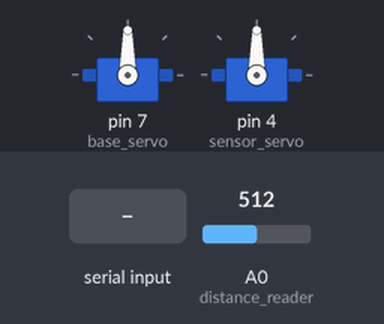
A sketch run on a simulated Arduino Uno, built with avr-gcc and run on an emulated ATmega328P. Shown: 2 × servo. The test bench sets the inputs (shaded band); at power-on: A0 (distance_reader) = 512. What the sketch prints to the serial monitor is not drawn.

Above: at 1.2 s.
1.3 s: "a90\n" received over Serial
At 2.4 s:
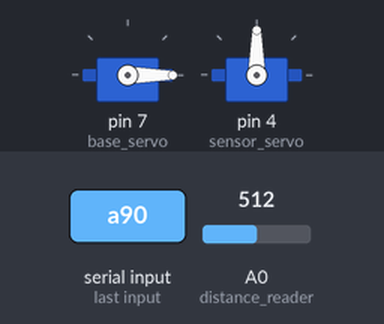
2.8 s: "a,45\n" received over Serial
Timing chart, 0 to 5.8 s (numbered marks = the images above; inputs shaded):
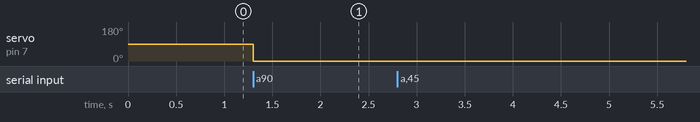

The sketch:

arduino_code1.ino
```cpp
// Lab 1.
// LIDAR Project.

// Declarations
#include <Servo.h>
Servo base_servo;    // create servo objects to control servos
Servo sensor_servo;

int base_servo_pos;               // variables to sotre the servo position
int sensor_servo_pos;
const int distance_reader = A0;  // analog input A0 for infrared sensor
int distance;                    // distance of sensor to obstacle
char readinchar;
char readinstr[3];
int readinint;

// Setup.
void setup() {
  Serial.begin(9600);    // start serial communiation
  base_servo.attach(7);   // attaches the servo on pin 7 to the base_servo object
  sensor_servo.attach(4);   // attaches the servo on pin 8 to the sensor_servo object
  pinMode(distance_reader, INPUT);
  pinMode(7, OUTPUT);
  pinMode(4, OUTPUT);
}

// Loop.
void loop() {
  base_servo_pos = Readin();
  base_servo.write(base_servo_pos);
  sensor_servo_pos = Readin();
  sensor_servo.write(sensor_servo_pos);
  delay(3);
  distance = analogRead(distance_reader);
  delay(3);
  distance = distance + analogRead(distance_reader);
  delay(3);
  distance = distance + analogRead(distance_reader);
  Serial.println(distance/3);

}

int Readin(){
  int i = 0;
  while (1){
    while (Serial.available() ==0);
    readinchar = Serial.read();
    if (readinchar == 'a'){
      readinint = atoi(readinstr);
      //readinstr[0] = '\n';
      //Serial.println(readinint);
      return readinint;
    }
    readinstr[i] = readinchar;
    i++;
  }
}
```

Measured:
- after the input at 1.3 s, servo on pin 7 (base_servo): 90° → 0° at once
- after the input at 2.8 s, every drawn part: stays the same
